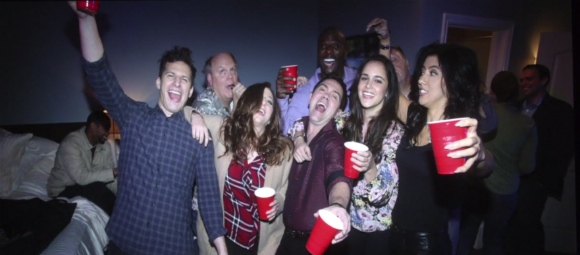
#> input picture b99.jpg, 580 x 255 px
$ jupyter execute multiple_faces.ipynb
#> lines starting #> are read from the running program, lines starting #| are printed output that depends on the picture; after the words box and inside, x2 and y2 are one past the last pixel; in counts of white or black regions, pixels touching at a corner belong together
[cell 1]
import cv2
import numpy as np
from matplotlib import pyplot as plt

img = cv2.imread('b99.jpg',0)
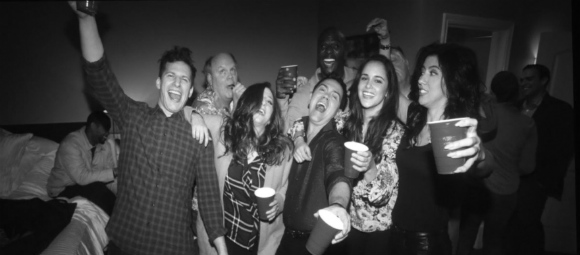
#> img: shape (255, 580); min 1, max 255, mean 58.7
#img = cv2.resize(img,(640,480))

template = cv2.imread('b99_template.jpg',0)
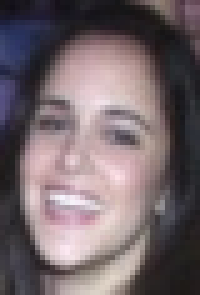
#> input picture b99_template.jpg, 40 x 59 px (shown 5 times larger)
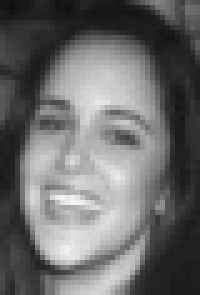
#> template: shape (59, 40) (shown 5 times larger); min 16, max 245, mean 107
w, h = template.shape[::-1]
#> w = 40; h = 59

#Apply template matching
res = cv2.matchTemplate(img,template,cv2.TM_CCOEFF_NORMED)
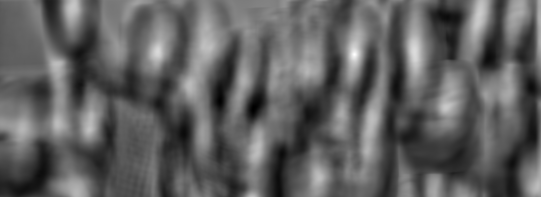
#> res: shape (197, 541) float32; min -0.593, max 1, mean 0.00712; drawn with min black and max white
threshold = 0.6
loc = np.where( res >= threshold)
#> loc = 718 positions, rows 1 to 130, columns 69 to 483
for pt in zip(*loc[::-1]):
    img=cv2.rectangle(img, pt, (pt[0] + w, pt[1] + h), (255,0,0), 2)
#> this loop made 718 passes
#> pt on passes 1 to 3: (73, 1), (74, 1), (72, 2)
#> pass 1, `img=cv2.rectangle(img, pt, (pt[0] + w, pt[1] + h), (255,0,0), 2)`:
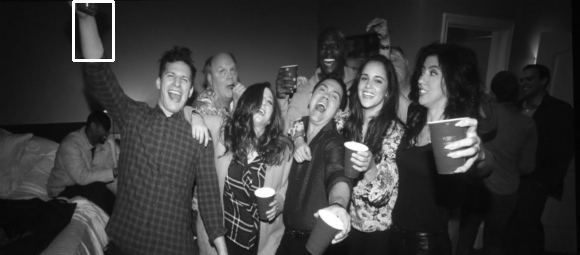
#> img: shape (255, 580); 0.4% of pixels changed, all inside (x1, y1, x2, y2) = (72, 0, 115, 62)
#> pass 2, `img=cv2.rectangle(img, pt, (pt[0] + w, pt[1] + h), (255,0,0), 2)`:
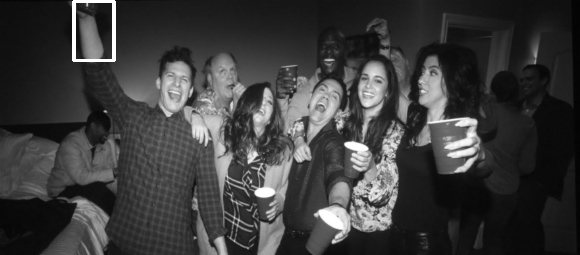
#> img: shape (255, 580); 0.08% of pixels changed, all inside (x1, y1, x2, y2) = (75, 0, 116, 62)
#> pass 3, `img=cv2.rectangle(img, pt, (pt[0] + w, pt[1] + h), (255,0,0), 2)`:
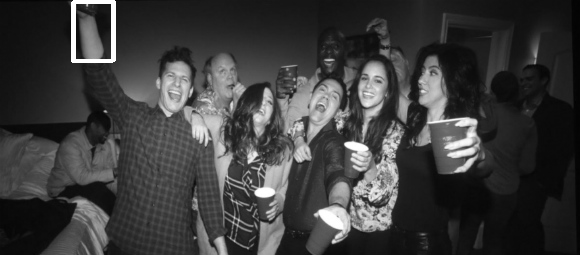
#> img: shape (255, 580); 0.13% of pixels changed, all inside (x1, y1, x2, y2) = (71, 2, 113, 63)
#> after the loop:
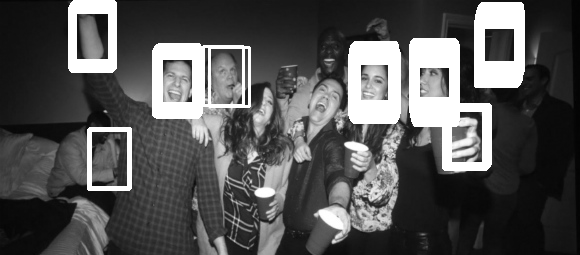
#> img: shape (255, 580); 11.98% of pixels changed, all inside (x1, y1, x2, y2) = (68, 2, 525, 191)

cv2.imshow('img',img)
cv2.waitKey(0)
cv2.destroyAllWindows()
